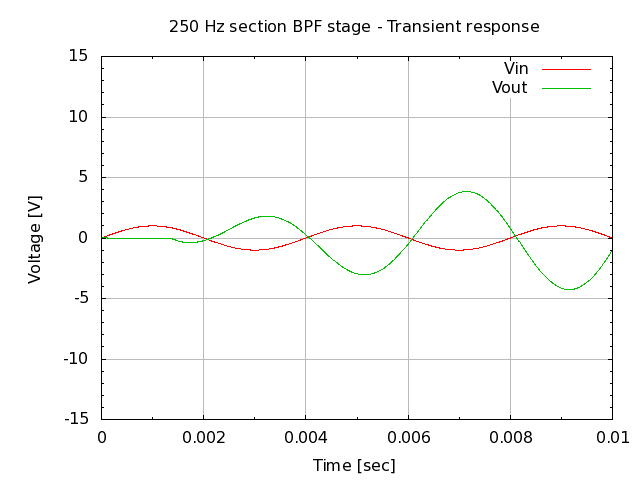

Source code (gnuplot):
# set terminal
set term png

#set graph
set output "26.007.00.52.02-2.png"
set title "250 Hz section BPF stage - Transient response"

# setup Y-axis
set yrange [-15:15]
set grid ytics lt 1 lw 1 lc rgb "#bbbbbb"
set mytics
set ylabel "Voltage [V]"

# setup X-axis
set grid xtics lt 1 lw 1 lc rgb "#bbbbbb"
set mxtics
set xrange [0:0.01]
set xlabel "Time [sec]"

# setup plot style
set style data lines
plot '26.007.00.52.02.dat' using 1:2 title "Vin", \
     '26.007.00.52.02.dat' using 1:3 title "Vout"

# set output back to default
set output

# reset terminal type
set terminal pop
